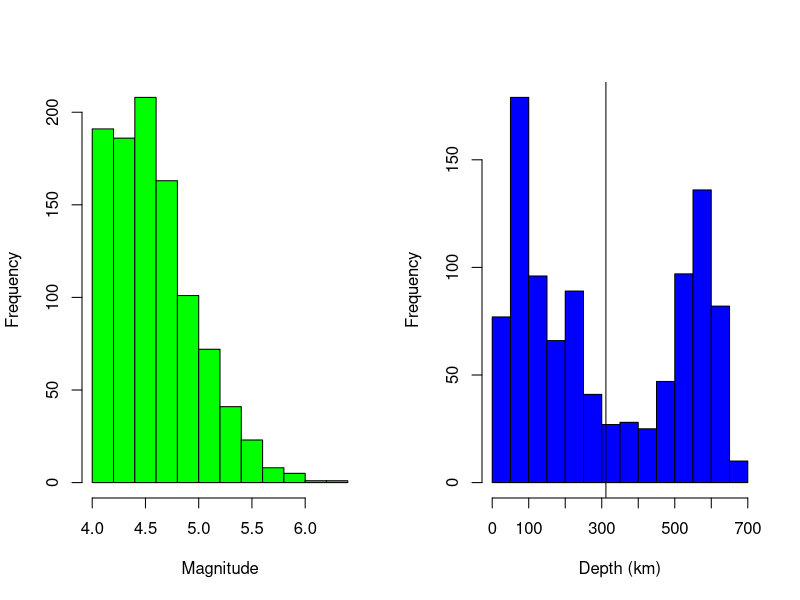

R code for this plot:
## ---- chunk 1
knitr::opts_chunk$set(echo = FALSE)
## ---- chunk 2
library(dplyr)
data(quakes)
attach(quakes)
## ---- chunk 3
knitr::include_app("https://reijn164.shinyapps.io/MyShinyApp/", height = "500px")
## ---- chunk 4
par(mfrow=(c(1,2)))
hist(mag, col = "green", xlab = "Magnitude", main="")
hist(depth, col = "blue", xlab = "Depth (km)", main= "")
abline(v=mean(depth))
